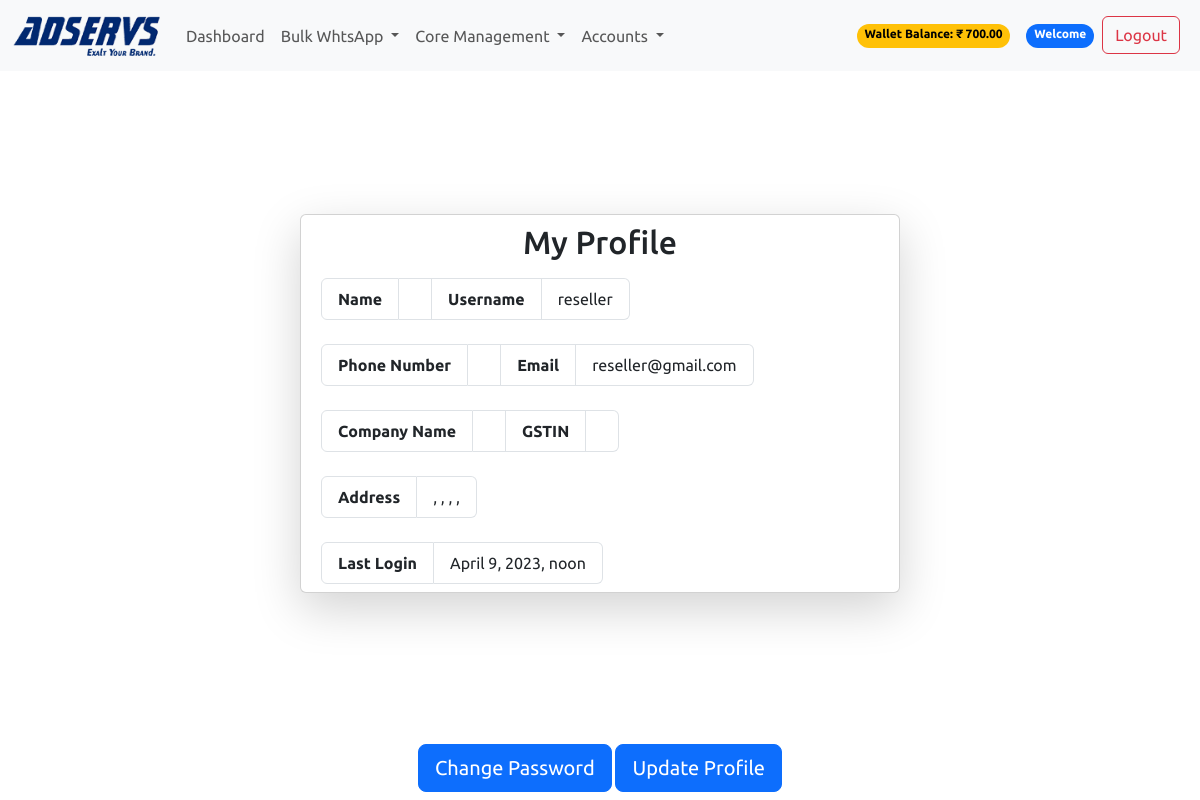
Screenshot of /myprofile/ (signed in) with the database file from the repository.
### accounts/models.py (models this page shows, shortened)
class Account(AbstractBaseUser):
    email = models.EmailField(unique=True, verbose_name='email address')
    username = models.CharField(max_length=20, unique=True)
    name = models.CharField(max_length=25, verbose_name="Client Name")
    phone_number = models.CharField(max_length=12)
    company_name = models.CharField(max_length=100)
    gst_number = models.CharField(max_length=100)
    address = models.CharField(max_length=255)
    city = models.CharField(max_length=100)
    state = models.CharField(max_length=100)
    country = models.CharField(max_length=100)
    pincode = models.CharField(max_length=100)
    wallet_balance = models.DecimalField(max_digits=10, decimal_places=2, default=0)
    date_joined = models.DateTimeField(auto_now_add=True)
    last_login = models.DateTimeField(auto_now_add=True)
    is_active = models.BooleanField(default=True)
    is_admin = models.BooleanField(default=False)
    is_staff = models.BooleanField(default=False)
    is_superuser = models.BooleanField(default=False)
    is_reseller = models.BooleanField(default=False)
    whtsapp_app = models.BooleanField(default=True)
    voice_app = models.BooleanField(default=False)
    reseller = models.ForeignKey('self', on_delete=models.CASCADE, null=True, blank=True, related_name='end_users')
    objects = MyAccountManager()
    USERNAME_FIELD = 'email'
    REQUIRED_FIELDS = ['username']

### accounts/views.py (the view)
# urls.py: path('myprofile/', views.myprofile, name='myprofile'),
@login_required
def myprofile(request):
    try:
        userprofile = Account.objects.get(email=request.user.email)
    except Account.DoesNotExist:
        userprofile = None
    if userprofile is None:
        userprofile = Account.objects.create(email=request.user.email)
    if request.method == 'POST':
        form = AccountUpdateForm(
            request.POST, request.FILES, instance=userprofile)
        if form.is_valid():
            form.save()
            return redirect('myprofile')
    else:
        form = AccountUpdateForm(instance=userprofile)
    context = {'form': form, 'userprofile': userprofile}
    return render(request, 'accounts/myprofile.html', context)

### templates/accounts/myprofile.html (shortened to what this page needs)
{% extends 'base.html' %}
{% load static %}
{% block content %}
{% include 'includes/navbar.html' %}
<div class="container text-center col-sm-6 m-auto card shadow-lg">
  <main class="">
    <h2 class="my-2">My Profile</h2>
    <div class="px-2 py-2">
      <ul class="list-group list-group-horizontal">
        <li class="list-group-item"><strong>Name</strong></li>
        <li class="list-group-item">{{ user.name }}</li>
        <li class="list-group-item"><strong>Username</strong></li>
        <li class="list-group-item">{{ user.username }}</li>
      </ul>
      <br>
      <ul class="list-group list-group-horizontal">
        <li class="list-group-item"><strong>Phone Number</strong></li>
        <li class="list-group-item">{{ user.phone_number }}</li>
        <li class="list-group-item"><strong>Email</strong></li>
        <li class="list-group-item">{{ user.email }}</li>
      </ul>
      <br>
      <ul class="list-group list-group-horizontal">
        <li class="list-group-item"><strong>Company Name</strong></li>
        <li class="list-group-item">{{ user.company_name }}</li>
        <li class="list-group-item"><strong>GSTIN</strong></li>
        <li class="list-group-item">{{ user.gst_number }}</li>
      </ul>
      <ul class="list-group list-group-horizontal">
        <br>
      </ul>
      <ul class="list-group list-group-horizontal">
        <li class="list-group-item"><strong>Address</strong></li>
        <li class="list-group-item">{{ user.address }}, {{ user.city }}, {{ user.state }}, {{ user.pincode }}, {{ user.country }}</li>
      </ul>
      <br>
      <ul class="list-group list-group-horizontal">
        <li class="list-group-item"><strong>Last Login</strong></li>
        <li class="list-group-item">{{ user.last_login }}</li>
      </ul>
    </div>
  </main>
</div>
<div class="container col-sm-6 text-center">
    <button type="button" class="btn btn-lg btn-primary my-2" data-bs-toggle="modal"
      data-bs-target="#changePassword">
      Change Password
    </button>
    <a class="btn btn-lg btn-primary" href=" {% url 'updateprofile' %}">Update Profile</a>
</div>
{% endblock %}

### templates/includes/navbar.html (shortened to what this page needs)
{% load static %}
<nav class="navbar navbar-expand-lg bg-body-tertiary sticky-top">
    <div class="container-fluid">
        <a class="navbar-brand" href="{% url 'index' %}">
            <img src="{% static 'assets/img/logo.png' %}" alt="AdServs" width="150" height="45">
        </a>
        <div class="collapse navbar-collapse" id="navbarSupportedContent">
            <ul class="navbar-nav me-auto mb-2 mb-lg-0 flex-grow-1">
                <li class="nav-item">
                    <a class="nav-link" aria-current="page" href="{% url 'index' %}">Dashboard</a>
                </li>
                {% if request.user.whtsapp_app %}
                <li class="nav-item dropdown">
                    <a class="nav-link dropdown-toggle" href="#" role="button" data-bs-toggle="dropdown"
                        aria-expanded="false">
                        Bulk WhtsApp
                    </a>
                </li>
                {% endif %}
                {% if request.user.is_reseller %}
                <li class="nav-item dropdown">
                    <a class="nav-link dropdown-toggle" href="#" role="button" data-bs-toggle="dropdown"
                        aria-expanded="false">
                        Core Management
                    </a>
                </li>
                {% endif %}
                <li class="nav-item dropdown">
                    <a class="nav-link dropdown-toggle" href="#" role="button" data-bs-toggle="dropdown"
                        aria-expanded="false">
                        Accounts
                    </a>
                </li>
                <div class="d-flex ms-auto">
                    {% if user.is_authenticated %}
                    <li class="nav-item px-4"></li>
                        <span class="badge rounded-pill text-bg-warning my-2">Wallet Balance: ₹ {{ user.wallet_balance }}</span>
                    <li class="nav-item px-2"></li>
                        <span class="badge rounded-pill text-bg-primary my-2">Welcome {{ user.name }}</span>
                    <li class="nav-item px-2">
                        <a href="{% url 'logout' %}" class="btn btn-outline-danger">Logout</a>
                    </li>
                    {% endif %}
                </div>
            </ul>
        </div>
    </div>
</nav>

### static/assets/style.css (style rules this page uses)
*, *:before, *:after { margin: 0; padding: 0; box-sizing: border-box; font-family: 'Ubuntu', sans-serif; }

### rows the page displays
Account: wallet_balance "700.00", username "reseller", email "reseller@gmail.com", last_login "April 9, 2023, noon"
